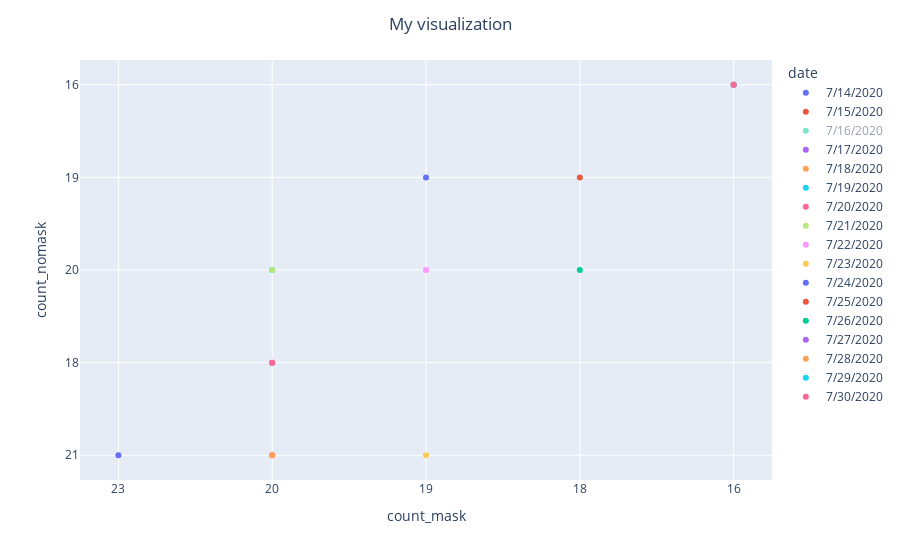

Here is the notebook cell this chart was saved with:
### Markdown cell above
If I use 'px.line', the visualization is not clear at all, I only see lines that do not make sense, this, without adding “color=‘date’”, if I add “color=‘date’” it does not show me anything. I wanted to add the color as date in order to include it in the graph and have more order but with 'px.line' it doesn't work.

### Code cell
fig = px.scatter(DF,
                  x='count_mask',
                  y='count_nomask',
                color='date')

fig.update_layout(title='My visualization',
                  title_x=0.5,
                  xaxis_title="count_mask")
fig.show()

### Figure 1 — Plotly figure (JSON) as saved in the notebook; plotly's stock layout.template omitted (floating-point values rounded to 4 significant figures)
{"data": [{"hovertemplate": "date=7/14/2020<br>count_mask=%{x}<br>count_nomask=%{y}<extra></extra>", "legendgroup": "7/14/2020", "marker": {"color": "#636efa", "symbol": "circle"}, "mode": "markers", "name": "7/14/2020", "orientation": "v", "showlegend": true, "type": "scatter", "x": ["23"], "xaxis": "x", "y": ["21"], "yaxis": "y"}, {"hovertemplate": "date=7/15/2020<br>count_mask=%{x}<br>count_nomask=%{y}<extra></extra>", "legendgroup": "7/15/2020", "marker": {"color": "#EF553B", "symbol": "circle"}, "mode": "markers", "name": "7/15/2020", "orientation": "v", "showlegend": true, "type": "scatter", "x": ["20"], "xaxis": "x", "y": ["21"], "yaxis": "y"}, {"hovertemplate": "date=7/16/2020<br>count_mask=%{x}<br>count_nomask=%{y}<extra></extra>", "legendgroup": "7/16/2020", "marker": {"color": "#00cc96", "symbol": "circle"}, "mode": "markers", "name": "7/16/2020", "orientation": "v", "showlegend": true, "type": "scatter", "visible": "legendonly", "x": ["20"], "xaxis": "x", "y": ["21"], "yaxis": "y"}, {"hovertemplate": "date=7/17/2020<br>count_mask=%{x}<br>count_nomask=%{y}<extra></extra>", "legendgroup": "7/17/2020", "marker": {"color": "#ab63fa", "symbol": "circle"}, "mode": "markers", "name": "7/17/2020", "orientation": "v", "showlegend": true, "type": "scatter", "x": ["20"], "xaxis": "x", "y": ["18"], "yaxis": "y"}, {"hovertemplate": "date=7/18/2020<br>count_mask=%{x}<br>count_nomask=%{y}<extra></extra>", "legendgroup": "7/18/2020", "marker": {"color": "#FFA15A", "symbol": "circle"}, "mode": "markers", "name": "7/18/2020", "orientation": "v", "showlegend": true, "type": "scatter", "x": ["20"], "xaxis": "x", "y": ["21"], "yaxis": "y"}, {"hovertemplate": "date=7/19/2020<br>count_mask=%{x}<br>count_nomask=%{y}<extra></extra>", "legendgroup": "7/19/2020", "marker": {"color": "#19d3f3", "symbol": "circle"}, "mode": "markers", "name": "7/19/2020", "orientation": "v", "showlegend": true, "type": "scatter", "x": ["20"], "xaxis": "x", "y": ["20"], "yaxis": "y"}, {"hovertemplate": "date=7/20/2020<br>count_mask=%{x}<br>count_nomask=%{y}<extra></extra>", "legendgroup": "7/20/2020", "marker": {"color": "#FF6692", "symbol": "circle"}, "mode": "markers", "name": "7/20/2020", "orientation": "v", "showlegend": true, "type": "scatter", "x": ["20"], "xaxis": "x", "y": ["18"], "yaxis": "y"}, {"hovertemplate": "date=7/21/2020<br>count_mask=%{x}<br>count_nomask=%{y}<extra></extra>", "legendgroup": "7/21/2020", "marker": {"color": "#B6E880", "symbol": "circle"}, "mode": "markers", "name": "7/21/2020", "orientation": "v", "showlegend": true, "type": "scatter", "x": ["20"], "xaxis": "x", "y": ["20"], "yaxis": "y"}, {"hovertemplate": "date=7/22/2020<br>count_mask=%{x}<br>count_nomask=%{y}<extra></extra>", "legendgroup": "7/22/2020", "marker": {"color": "#FF97FF", "symbol": "circle"}, "mode": "markers", "name": "7/22/2020", "orientation": "v", "showlegend": true, "type": "scatter", "x": ["19"], "xaxis": "x", "y": ["20"], "yaxis": "y"}, {"hovertemplate": "date=7/23/2020<br>count_mask=%{x}<br>count_nomask=%{y}<extra></extra>", "legendgroup": "7/23/2020", "marker": {"color": "#FECB52", "symbol": "circle"}, "mode": "markers", "name": "7/23/2020", "orientation": "v", "showlegend": true, "type": "scatter", "x": ["19"], "xaxis": "x", "y": ["21"], "yaxis": "y"}, {"hovertemplate": "date=7/24/2020<br>count_mask=%{x}<br>count_nomask=%{y}<extra></extra>", "legendgroup": "7/24/2020", "marker": {"color": "#636efa", "symbol": "circle"}, "mode": "markers", "name": "7/24/2020", "orientation": "v", "showlegend": true, "type": "scatter", "x": ["19"], "xaxis": "x", "y": ["19"], "yaxis": "y"}, {"hovertemplate": "date=7/25/2020<br>count_mask=%{x}<br>count_nomask=%{y}<extra></extra>", "legendgroup": "7/25/2020", "marker": {"color": "#EF553B", "symbol": "circle"}, "mode": "markers", "name": "7/25/2020", "orientation": "v", "showlegend": true, "type": "scatter", "x": ["18"], "xaxis": "x", "y": ["19"], "yaxis": "y"}, {"hovertemplate": "date=7/26/2020<br>count_mask=%{x}<br>count_nomask=%{y}<extra></extra>", "legendgroup": "7/26/2020", "marker": {"color": "#00cc96", "symbol": "circle"}, "mode": "markers", "name": "7/26/2020", "orientation": "v", "showlegend": true, "type": "scatter", "x": ["18"], "xaxis": "x", "y": ["20"], "yaxis": "y"}, {"hovertemplate": "date=7/27/2020<br>count_mask=%{x}<br>count_nomask=%{y}<extra></extra>", "legendgroup": "7/27/2020", "marker": {"color": "#ab63fa", "symbol": "circle"}, "mode": "markers", "name": "7/27/2020", "orientation": "v", "showlegend": true, "type": "scatter", "x": ["16"], "xaxis": "x", "y": ["16"], "yaxis": "y"}, {"hovertemplate": "date=7/28/2020<br>count_mask=%{x}<br>count_nomask=%{y}<extra></extra>", "legendgroup": "7/28/2020", "marker": {"color": "#FFA15A", "symbol": "circle"}, "mode": "markers", "name": "7/28/2020", "orientation": "v", "showlegend": true, "type": "scatter", "x": ["16"], "xaxis": "x", "y": ["16"], "yaxis": "y"}, {"hovertemplate": "date=7/29/2020<br>count_mask=%{x}<br>count_nomask=%{y}<extra></extra>", "legendgroup": "7/29/2020", "marker": {"color": "#19d3f3", "symbol": "circle"}, "mode": "markers", "name": "7/29/2020", "orientation": "v", "showlegend": true, "type": "scatter", "x": ["16"], "xaxis": "x", "y": ["16"], "yaxis": "y"}, {"hovertemplate": "date=7/30/2020<br>count_mask=%{x}<br>count_nomask=%{y}<extra></extra>", "legendgroup": "7/30/2020", "marker": {"color": "#FF6692", "symbol": "circle"}, "mode": "markers", "name": "7/30/2020", "orientation": "v", "showlegend": true, "type": "scatter", "x": ["16"], "xaxis": "x", "y": ["16"], "yaxis": "y"}], "layout": {"autosize": true, "legend": {"title": {"text": "date"}, "tracegroupgap": 0}, "margin": {"t": 60}, "title": {"text": "My visualization", "x": 0.5}, "xaxis": {"anchor": "y", "autorange": true, "domain": [0, 1], "range": [-0.2505, 4.251], "title": {"text": "count_mask"}, "type": "category"}, "yaxis": {"anchor": "x", "autorange": true, "domain": [0, 1], "range": [-0.3097, 4.31], "title": {"text": "count_nomask"}, "type": "category"}}}
